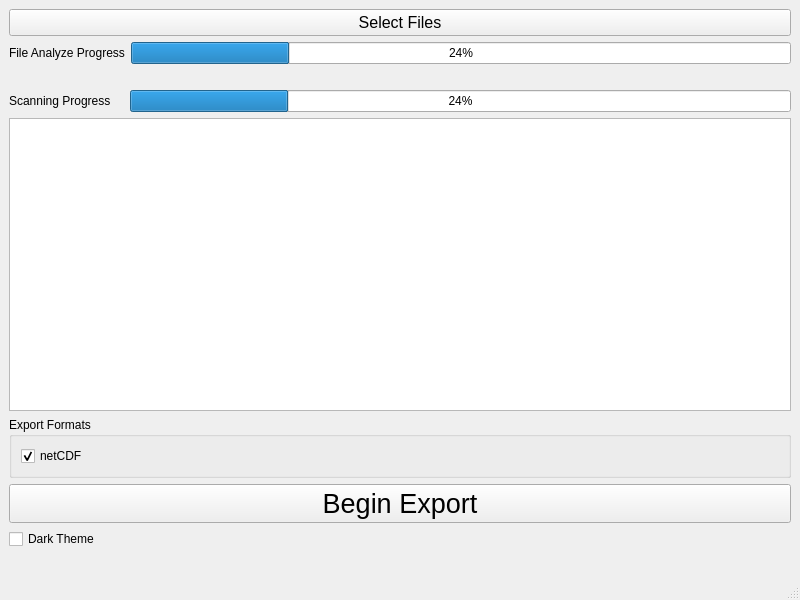
<?xml version="1.0" encoding="UTF-8"?>
<ui version="4.0">
 <class>ExporterView</class>
 <widget class="QMainWindow" name="ExporterView">
  <property name="geometry">
   <rect>
    <x>0</x>
    <y>0</y>
    <width>800</width>
    <height>600</height>
   </rect>
  </property>
  <property name="windowTitle">
   <string>MainWindow</string>
  </property>
  <widget class="QWidget" name="centralwidget">
   <layout class="QVBoxLayout" name="verticalLayout_4">
    <item>
     <layout class="QHBoxLayout" name="horizontalLayout">
      <item>
       <layout class="QVBoxLayout" name="verticalLayout">
        <item>
         <widget class="QPushButton" name="selectFilesButton">
          <property name="font">
           <font>
            <pointsize>12</pointsize>
           </font>
          </property>
          <property name="text">
           <string>Select Files</string>
          </property>
         </widget>
        </item>
        <item>
         <layout class="QHBoxLayout" name="horizontalLayout_2">
          <item>
           <widget class="QLabel" name="label">
            <property name="text">
             <string>File Analyze Progress</string>
            </property>
           </widget>
          </item>
          <item>
           <widget class="QProgressBar" name="fileAnalyzeProgressBar">
            <property name="value">
             <number>24</number>
            </property>
           </widget>
          </item>
         </layout>
        </item>
        <item>
         <widget class="QLabel" name="fileScanLabel">
          <property name="text">
           <string/>
          </property>
         </widget>
        </item>
        <item>
         <layout class="QHBoxLayout" name="horizontalLayout_3">
          <item>
           <widget class="QLabel" name="label_2">
            <property name="text">
             <string>Scanning Progress    </string>
            </property>
           </widget>
          </item>
          <item>
           <widget class="QProgressBar" name="scanFilesProgressBar">
            <property name="value">
             <number>24</number>
            </property>
           </widget>
          </item>
         </layout>
        </item>
        <item>
         <widget class="QListWidget" name="filesListWidget"/>
        </item>
        <item>
         <widget class="QGroupBox" name="groupBox">
          <property name="title">
           <string>Export Formats</string>
          </property>
          <layout class="QHBoxLayout" name="horizontalLayout_5">
           <item>
            <widget class="QCheckBox" name="netcdfCheckBox">
             <property name="text">
              <string>netCDF</string>
             </property>
             <property name="checked">
              <bool>true</bool>
             </property>
            </widget>
           </item>
          </layout>
         </widget>
        </item>
        <item>
         <widget class="QPushButton" name="exportButton">
          <property name="font">
           <font>
            <pointsize>20</pointsize>
           </font>
          </property>
          <property name="text">
           <string>Begin Export</string>
          </property>
         </widget>
        </item>
       </layout>
      </item>
     </layout>
    </item>
    <item>
     <layout class="QGridLayout" name="gridLayout">
      <item row="1" column="0">
       <widget class="QLabel" name="revLabel">
        <property name="text">
         <string/>
        </property>
        <property name="alignment">
         <set>Qt::AlignRight|Qt::AlignTrailing|Qt::AlignVCenter</set>
        </property>
       </widget>
      </item>
      <item row="0" column="0">
       <widget class="QCheckBox" name="darkCheckBox">
        <property name="text">
         <string>Dark Theme</string>
        </property>
       </widget>
      </item>
     </layout>
    </item>
   </layout>
  </widget>
  <widget class="QMenuBar" name="menubar">
   <property name="geometry">
    <rect>
     <x>0</x>
     <y>0</y>
     <width>800</width>
     <height>21</height>
    </rect>
   </property>
  </widget>
  <widget class="QStatusBar" name="statusbar"/>
 </widget>
 <resources/>
 <connections/>
</ui>
